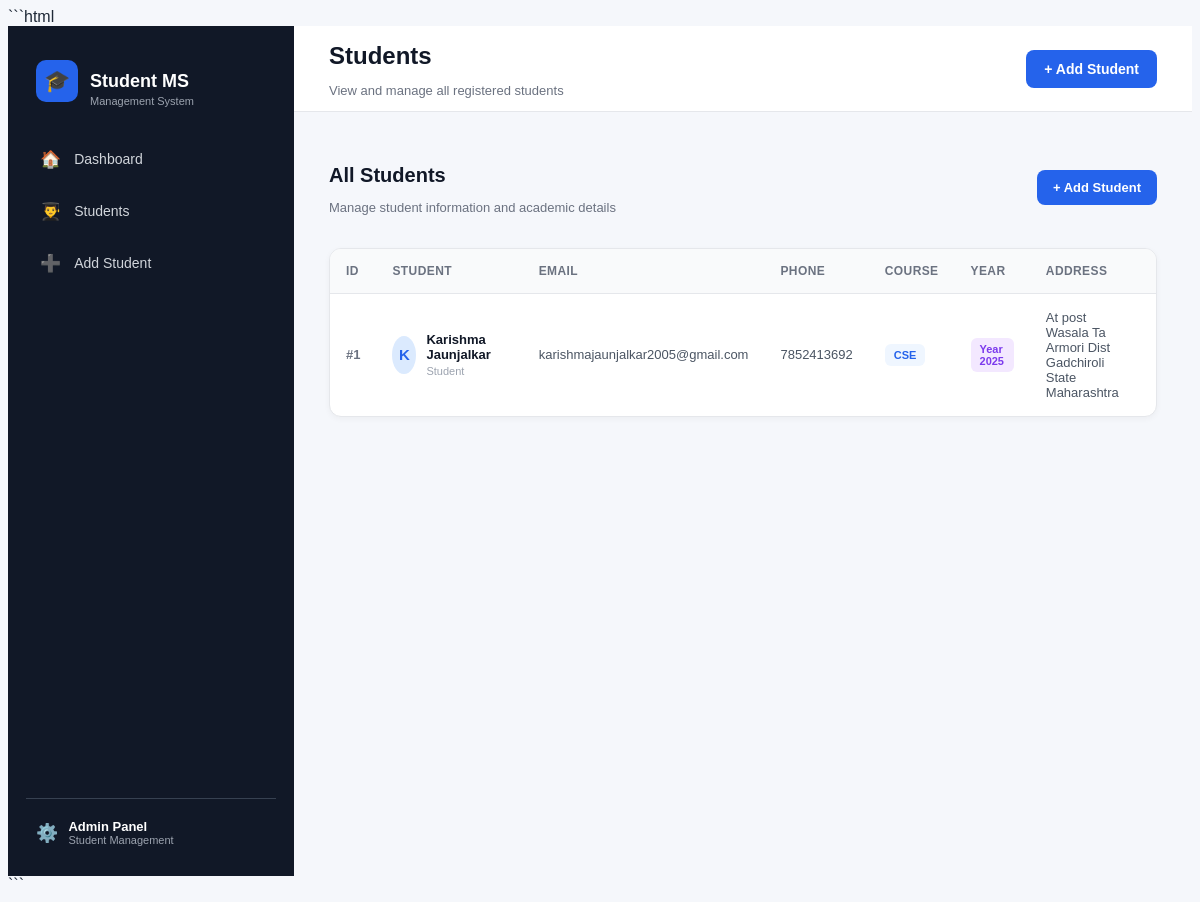
The app's page /students, older data.
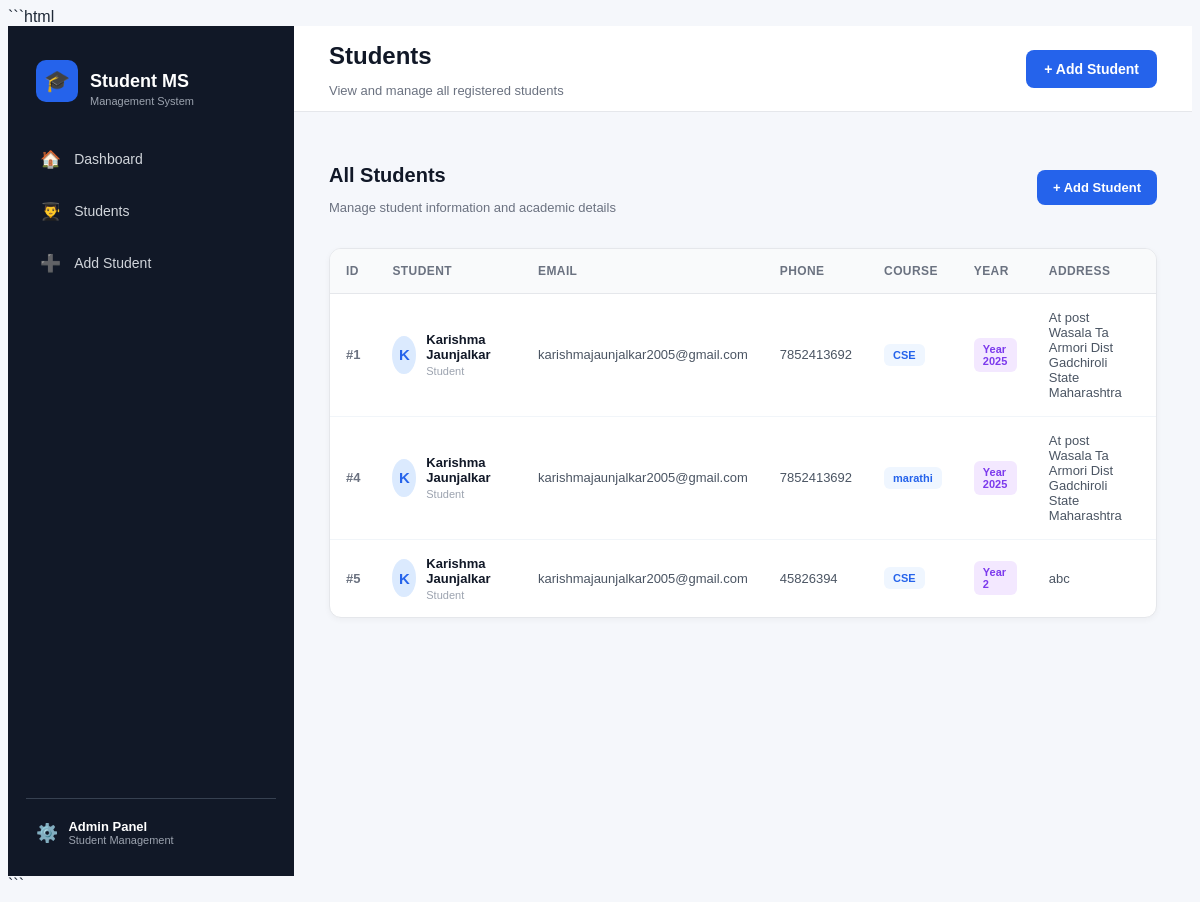
The same page, newer data.
### tables this page shows
CREATE TABLE students (
            id INTEGER PRIMARY KEY AUTOINCREMENT,
            name TEXT NOT NULL,
            email TEXT NOT NULL,
            phone TEXT,
            course TEXT,
            year INTEGER,
            address TEXT
        );

### app.py (the view)
@app.route("/students")
def students():
    student_list = get_students()
    return render_template(
        "students.html",
        students=student_list
    )

### database.py (called while the page is built)
def get_students():
    connection = sqlite3.connect("students.db")
    cursor = connection.cursor()
    cursor.execute("SELECT * FROM students")
    students = cursor.fetchall()
    connection.close()
    return students

### templates/students.html (shortened to what this page needs)
{% extends "base.html" %}
{% block page_title %}
Students
{% endblock %}
{% block page_subtitle %}
View and manage all registered students
{% endblock %}
{% block content %}
<div class="students-header">
    <div>
        <h2>All Students</h2>
        <p>Manage student information and academic details</p>
    </div>
    <a href="/add-student" class="add-student-button">
        + Add Student
    </a>
</div>
<div class="students-card">
    {% if students %}
    <div class="table-container">
        <table class="students-table">
            <thead>
                <tr>
                    <th>ID</th>
                    <th>Student</th>
                    <th>Email</th>
                    <th>Phone</th>
                    <th>Course</th>
                    <th>Year</th>
                    <th>Address</th>
                    <th>Actions</th>
                </tr>
            </thead>
            <tbody>
                {% for student in students %}
                <tr>
                    <td>
                        <span class="student-id">
                            #{{ student[0] }}
                        </span>
                    </td>
                    <td>
                        <div class="student-info">
                            <div class="student-avatar">
                                {{ student[1][0]|upper }}
                            </div>
                            <div>
                                <strong>{{ student[1] }}</strong>
                                <small>Student</small>
                            </div>
                        </div>
                    </td>
                    <td>
                        {{ student[2] }}
                    </td>
                    <td>
                        {{ student[3] }}
                    </td>
                    <td>
                        <span class="course-badge">
                            {{ student[4] }}
                        </span>
                    </td>
                    <td>
                        <span class="year-badge">
                            Year {{ student[5] }}
                        </span>
                    </td>
                    <td>
                        {{ student[6] }}
                    </td>
                    <td>
                    </td>
                </tr>
                {% endfor %}
            </tbody>
        </table>
    </div>
    {% endif %}
</div>
{% endblock %}

Row changes from the older to the newer data that the page shows:
added students: id "4", name "K", name "Karishma Jaunjalkar", email "karishmajaunjalkar2005@gmail.com", phone "7852413692", course "marathi", year "2025", address "At post Wasala Ta Armori Dist Gadchiroli State Maharashtra"
added students: id "5", name "K", name "Karishma Jaunjalkar", email "karishmajaunjalkar2005@gmail.com", phone "45826394", course "CSE", year "2", address "abc"
